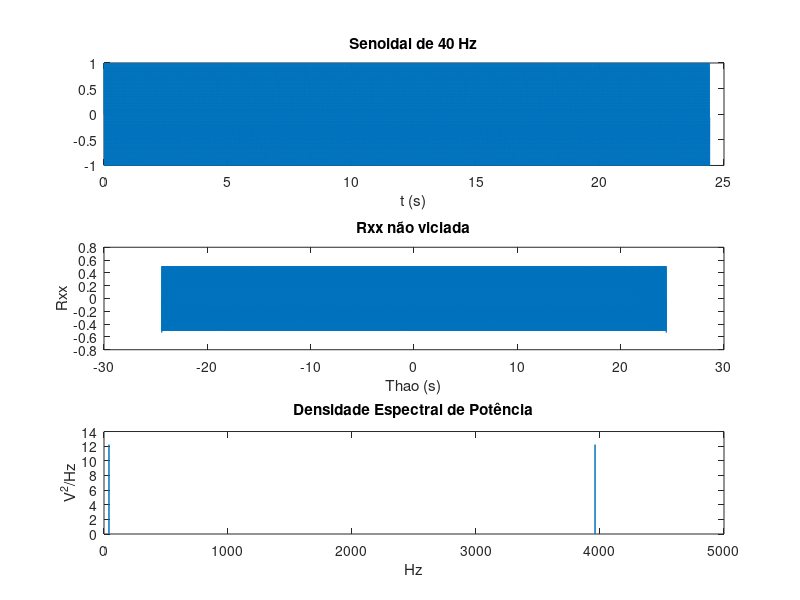
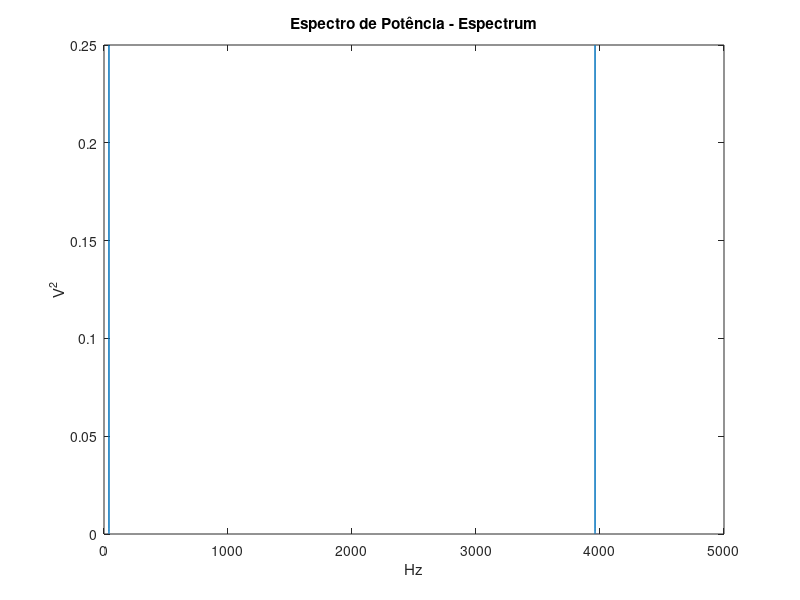
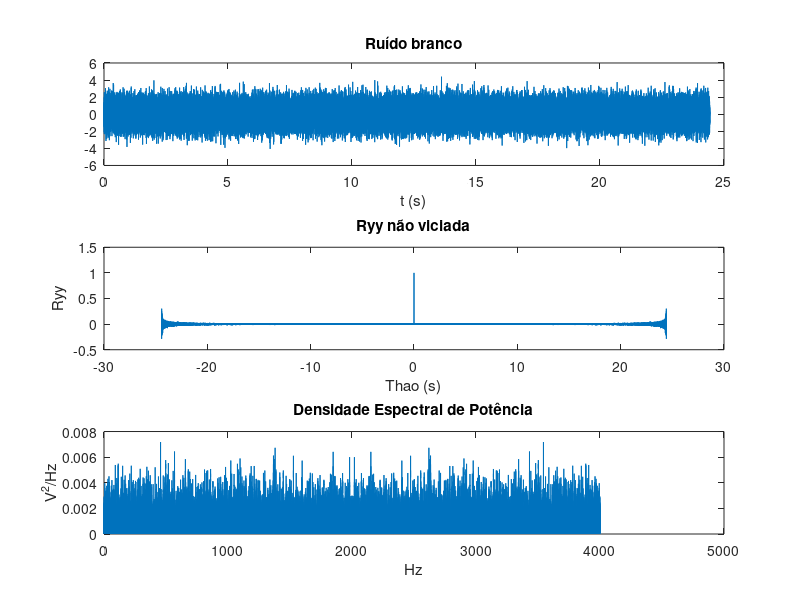
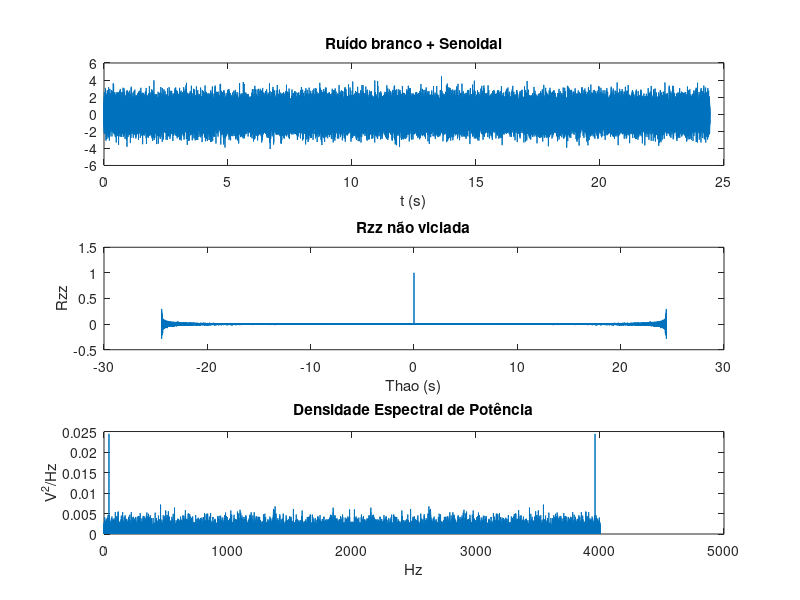

The MATLAB script that drew these images, in order:
%Exemplo Densidade Espectral de Potência (PSD)Pxx - Aula 5 - 21/06/2023
clear all
close all
clc

%=====senoidal
f=40; %Hz
fs=100*f; % freq. amostragem
ts=1/fs; % tempo de amostragem
L=977;%97-977 %número primo para ter número do ciclos completos da seoide para evitar vazamento espectral
N=L*fs/f; %fs/f=N/L; onde L número primo
t=[0:N-1]*ts;
T=t(end); %tempo do sinal em segundos
fase=0;
A=1; % amplitude em voltios (V)
x=A*sin(2*pi*f*t + fase);

%+++++++Rxx(Thao)=E[x(t)x(t-Thao)]
%Rxx(0)=E[x(t)^2]=A^2/2;  Para A=1; Rxx(0)=1/2
[Rxx_u, Lags]=xcorr (x,'unbiased');
Thao_u = Lags*ts; % Escala de tempo da Rxx
T_u= Thao_u(end)-Thao_u(1);  % Período temporal(duração) do sinal Rxx_u

%===(PSD) Densidade Espectral de Potência (V^2/Hz); vide slide 13 (aula 5 PSB)
% A PSD é a Potência por unidade de frequência. Então, por ser densidade a
% potência em uma frequência f é dada pela área entre  [f-df/2 f+df/2]; onde
% df é a resolução espectral.
%Em 40 Hz devo ter uma potência de (A^2/2)/2, pois são dois componentes espectrais; para A=1; Pxx(f=40)=1/4=0.25
%Então a área = 0.25=df*h; em este exemplo a df=0.2062; portanto h=1.2124 (V^2/Hz)

Exx=abs(fft(Rxx_u)); % Note que a Rxx é de segunda ordem, i.e., Exx1 é o espectro de energia e não de potência
N_Exx=length(Exx); % número de pontos do espectro de energia
PSDxx_u=Exx/fs; % Densidade Espectral de Potência, sendo a sua unidade (V^2/Hz)
df_PSDxx_u=1/T_u;  % resolução espectral da PSDxx
Esc_f_PSDxx_u=[0:N_Exx-1]*df_PSDxx_u;
figure
subplot(3,1,1)
plot(t,x)
xlabel('t (s)')
title('Senoidal de 40 Hz')
subplot(3,1,2)
plot(Thao_u,Rxx_u)
xlabel('Thao (s)')
ylabel ('Rxx')
title ('Rxx não viciada')
subplot(3,1,3)
plot(Esc_f_PSDxx_u,PSDxx_u)
xlabel('Hz')
ylabel ('V^2/Hz')
title ('Densidade Espectral de Potência')

%Espectro (spectrum) de potência Exx/Npontos
figure
plot(Esc_f_PSDxx_u,Exx/N_Exx)
xlabel('Hz')
ylabel ('V^2')
title ('Espectro de Potência - Espectrum')

%Ruído Branco
y=randn(1,N);
[Ryy_u, Lags]=xcorr (y,'unbiased');
Thao_u = Lags*ts;
Eyy=abs(fft(Ryy_u)); % Note que a Rxx é de segunda ordem, i.e., Exx1 é o espectro de energia e não de potência
N_Eyy=length(Eyy); % número de pontos do espectro de energia
PSDyy_u=Eyy/fs; % Densidade Espectral de Potência, sendo a sua unidade (V^2/Hz)
df_PSDyy_u=1/T_u;  % resolução espectral da PSDxx
Esc_f_PSDyy_u=[0:N_Eyy-1]*df_PSDyy_u;
figure
subplot(3,1,1)
plot(t,y)
xlabel('t (s)')
title('Ruído branco')
subplot(3,1,2)
plot(Thao_u,Ryy_u)
xlabel('Thao (s)')
ylabel ('Ryy')
title ('Ryy não viciada')
subplot(3,1,3)
plot(Esc_f_PSDyy_u,PSDyy_u)
xlabel('Hz')
ylabel ('V^2/Hz')
title ('Densidade Espectral de Potência')

%======Ruído Branco + Senoidal
z=0.05*x+y; %variar a RSR, mudando a amplitude do seno (x)
[Rzz_u, Lags]=xcorr (z,'unbiased');
Thao_u = Lags*ts;
Ezz=abs(fft(Rzz_u)); % Note que a Rxx é de segunda ordem, i.e., Exx1 é o espectro de energia e não de potência
N_Ezz=length(Ezz); % número de pontos do espectro de energia
PSDzz_u=Ezz/fs; % Densidade Espectral de Potência, sendo a sua unidade (V^2/Hz)
df_PSDzz_u=1/T_u;  % resolução espectral da PSDxx
Esc_f_PSDzz_u=[0:N_Ezz-1]*df_PSDzz_u;
figure
subplot(3,1,1)
plot(t,z)
xlabel('t (s)')
title('Ruído branco + Senoidal')
subplot(3,1,2)
plot(Thao_u,Rzz_u)
xlabel('Thao (s)')
ylabel ('Rzz')
title ('Rzz não viciada')
subplot(3,1,3)
plot(Esc_f_PSDzz_u,PSDzz_u)
xlabel('Hz')
ylabel ('V^2/Hz')
title ('Densidade Espectral de Potência')

%====== Ree Ruído Branco de banda estreita
f1=10;
ordem=2;
[b a]=butter(ordem,f1/(fs/2));
aux=filter(b,a,y);
e=aux;
[Ree_u, Lags]=xcorr (e,'unbiased');
Thao_u = Lags*ts;
Eee=abs(fft(Ree_u)); % Note que a Rxx é de segunda ordem, i.e., Exx1 é o espectro de energia e não de potência
N_Eee=length(Eee); % número de pontos do espectro de energia
PSDee_u=Eee/fs; % Densidade Espectral de Potência, sendo a sua unidade (V^2/Hz)
df_PSDee_u=1/T_u;  % resolução espectral da PSDxx
Esc_f_PSDee_u=[0:N_Eee-1]*df_PSDee_u;
figure
subplot(3,1,1)
plot(t,e)
xlabel('t (s)')
title('Ruído branco de banda estreita')
subplot(3,1,2)
plot(Thao_u,Ree_u)
xlabel('Thao (s)')
ylabel ('Ree')
title ('Ree não viciada')
subplot(3,1,3)
plot(Esc_f_PSDee_u,PSDee_u)
xlabel('Hz')
ylabel ('V^2/Hz')
title ('Densidade Espectral de Potência')

%===Ruído Branco de banda larga
f1=fs/20;
ordem=2;
[b a]=butter(ordem,f1/(fs/2));
l=filter(b,a,y);
[Rll_u, Lags]=xcorr (l,'unbiased');
Thao_u = Lags*ts;
Ell=abs(fft(Rll_u)); % Note que a Rxx é de segunda ordem, i.e., Exx1 é o espectro de energia e não de potência
N_Ell=length(Ell); % número de pontos do espectro de energia
PSDll_u=Ell/fs; % Densidade Espectral de Potência, sendo a sua unidade (V^2/Hz)
df_PSDll_u=1/T_u;  % resolução espectral da PSDxx
Esc_f_PSDll_u=[0:N_Ell-1]*df_PSDll_u;
figure
subplot(3,1,1)
plot(t,l)
xlabel('t (s)')
title('Ruído branco de banda larga')
subplot(3,1,2)
plot(Thao_u,Rll_u)
xlabel('Thao (s)')
ylabel ('Rll')
title ('Rll não viciada')
subplot(3,1,3)
plot(Esc_f_PSDll_u,PSDll_u)
xlabel('Hz')
ylabel ('V^2/Hz')
title ('Densidade Espectral de Potência')
